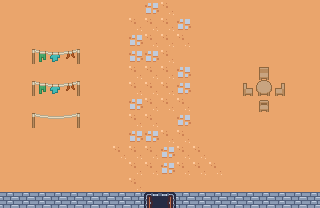

Tiled map render using the project's own tile images. Description and the whole map definition, tile-layer contents included, below:
An orthogonal 20x13 tile map with 16x16 px tiles, 3 tile layers (Floor, Wall, Decor), 2 tilesets.

<map version="1.5" tiledversion="1.7.2" orientation="orthogonal" renderorder="right-down" width="20" height="13" tilewidth="16" tileheight="16" infinite="0" nextlayerid="4" nextobjectid="1">
 <tileset firstgid="1" source="BaseLayers.tsx" />
 <tileset firstgid="133" source="roguelikeIndoor_transparent.tsx" />
 <layer id="1" name="Floor" width="20" height="13">
  <data encoding="csv">
49,49,49,49,49,49,49,49,49,43,50,49,49,49,49,49,49,49,49,49,
49,49,49,49,49,49,49,49,50,50,50,43,49,49,49,49,49,49,49,49,
49,49,49,49,49,49,49,49,43,50,50,50,49,49,49,49,49,49,49,49,
49,49,49,49,49,49,49,49,43,43,50,49,49,49,49,49,49,49,49,49,
49,49,49,49,49,49,49,49,50,50,50,43,49,49,49,49,49,49,49,49,
49,49,49,49,49,49,49,49,50,50,50,43,49,49,49,49,49,49,49,49,
49,49,49,49,49,49,49,49,43,50,50,50,49,49,49,49,49,49,49,49,
49,49,49,49,49,49,49,49,50,50,49,43,49,49,49,49,49,49,49,49,
49,49,49,49,49,49,49,49,43,43,50,50,49,49,49,49,49,49,49,49,
49,49,49,49,49,49,49,50,50,50,43,50,50,49,49,49,49,49,49,49,
49,49,49,49,49,49,49,49,50,50,43,50,50,50,49,49,49,49,49,49,
49,49,49,49,49,49,49,49,50,49,49,49,49,49,49,49,49,49,49,49,
49,49,49,49,49,49,49,49,49,49,49,49,49,49,49,49,49,49,49,49
</data>
 </layer>
 <layer id="2" name="Wall" width="20" height="13">
  <data encoding="csv">
0,0,0,0,0,0,0,0,0,0,0,0,0,0,0,0,0,0,0,0,
0,0,0,0,0,0,0,0,0,0,0,0,0,0,0,0,0,0,0,0,
0,0,0,0,0,0,0,0,0,0,0,0,0,0,0,0,0,0,0,0,
0,0,0,0,0,0,0,0,0,0,0,0,0,0,0,0,0,0,0,0,
0,0,0,0,0,0,0,0,0,0,0,0,0,0,0,0,0,0,0,0,
0,0,0,0,0,0,0,0,0,0,0,0,0,0,0,0,0,0,0,0,
0,0,0,0,0,0,0,0,0,0,0,0,0,0,0,0,0,0,0,0,
0,0,0,0,0,0,0,0,0,0,0,0,0,0,0,0,0,0,0,0,
0,0,0,0,0,0,0,0,0,0,0,0,0,0,0,0,0,0,0,0,
0,0,0,0,0,0,0,0,0,0,0,0,0,0,0,0,0,0,0,0,
0,0,0,0,0,0,0,0,0,0,0,0,0,0,0,0,0,0,0,0,
0,0,0,0,0,0,0,0,0,0,0,0,0,0,0,0,0,0,0,0,
41,41,41,41,41,41,41,41,41,23,24,41,41,41,41,41,41,41,41,41
</data>
 </layer>
 <layer id="3" name="Decor" width="20" height="13">
  <data encoding="csv">
0,0,0,0,0,0,0,0,0,0,0,0,0,0,0,0,0,0,0,0,
0,0,0,0,0,0,0,0,0,0,0,0,0,0,0,0,0,0,0,0,
0,0,0,0,0,0,0,0,0,0,0,0,0,0,0,0,0,0,0,0,
0,0,203,204,205,0,0,0,0,0,0,0,0,0,0,0,0,0,0,0,
0,0,0,0,0,0,0,0,0,0,0,0,0,0,0,0,241,0,0,0,
0,0,203,204,205,0,0,0,0,0,0,0,0,0,0,243,140,244,0,0,
0,0,0,0,0,0,0,0,0,0,0,0,0,0,0,0,268,0,0,0,
0,0,176,177,178,0,0,0,0,0,0,0,0,0,0,0,0,0,0,0,
0,0,0,0,0,0,0,0,0,0,0,0,0,0,0,0,0,0,0,0,
0,0,0,0,0,0,0,0,0,0,0,0,0,0,0,0,0,0,0,0,
0,0,0,0,0,0,0,0,0,0,0,0,0,0,0,0,0,0,0,0,
0,0,0,0,0,0,0,0,0,0,0,0,0,0,0,0,0,0,0,0,
0,0,0,0,0,0,0,0,0,0,0,0,0,0,0,0,0,0,0,0
</data>
 </layer>
</map>
